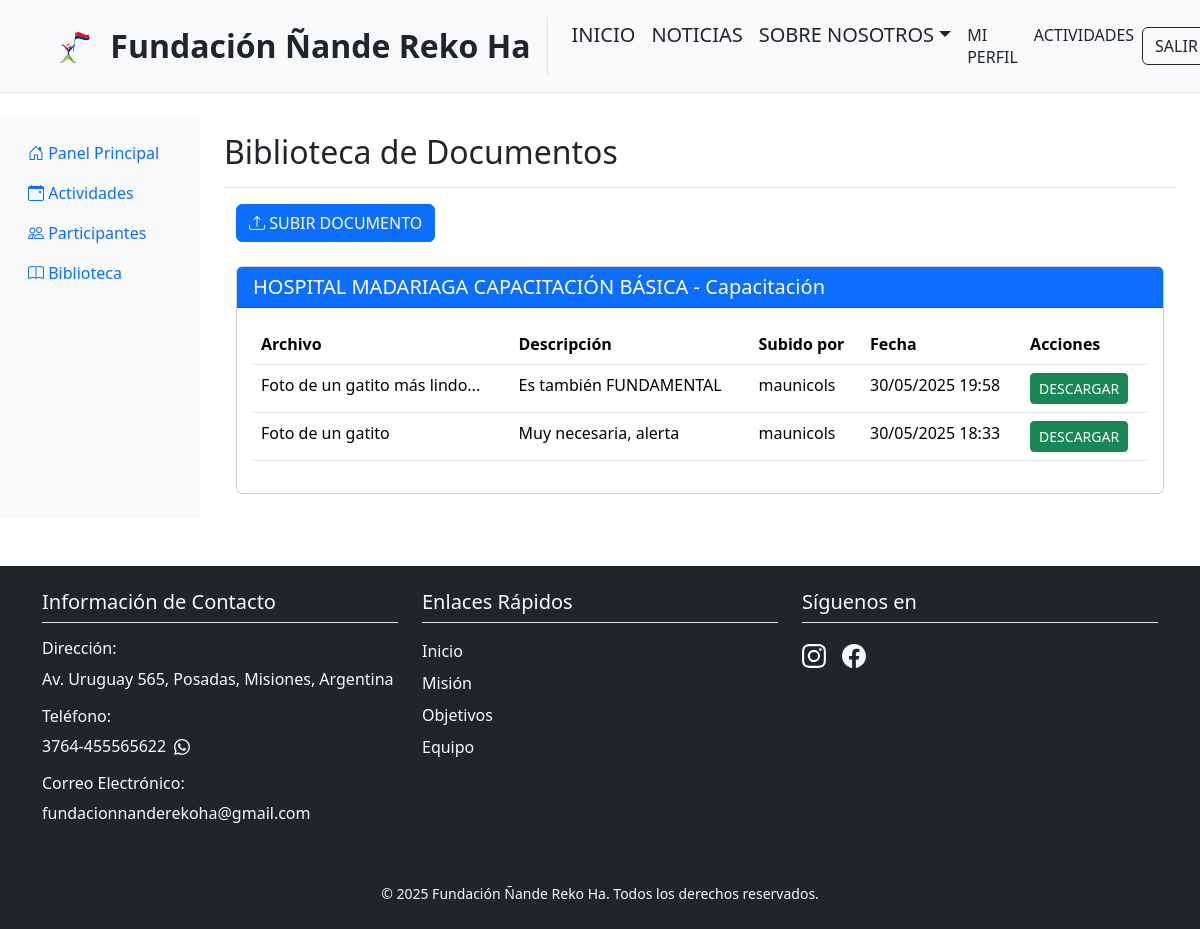
The page /dashboard/library/ (signed in) on the database its author committed.
### dashboard/models.py (models this page shows, shortened)
class Activity(models.Model):
    ACTIVITY_TYPES = [
        ('CAPACITACION', 'Capacitación'),
        ('EVENTO', 'Evento'),
        ('REUNION', 'Reunión'),
        ('TALLER', 'Taller'),
    ]
    STATUS_CHOICES = [
        ('PROGRAMADA', 'Programada'),
        ('EN_CURSO', 'En Curso'),
        ('COMPLETADA', 'Completada'),
        ('CANCELADA', 'Cancelada'),
    ]
    title = models.CharField('Título', max_length=200)
    description = models.TextField('Descripción')
    activity_type = models.CharField('Tipo de Actividad', max_length=20, choices=ACTIVITY_TYPES)
    date = models.DateTimeField('Fecha y Hora')
    location = models.CharField('Ubicación', max_length=200)
    capacity = models.PositiveIntegerField('Capacidad', null=True, blank=True)
    status = models.CharField('Estado', max_length=20, choices=STATUS_CHOICES, default='PROGRAMADA')
    created_at = models.DateTimeField('Fecha de Creación', auto_now_add=True)
    updated_at = models.DateTimeField('Última Actualización', auto_now=True)
    created_by = models.ForeignKey(
        User,
        on_delete=models.SET_NULL,
        null=True,
        related_name='activities_created'
    )
    attendance_managers = models.ManyToManyField(
        User,
        related_name='managed_activities',
        verbose_name='Gestores de Asistencia',
        blank=True
    )
    class Meta:
        verbose_name = 'Actividad'
        verbose_name_plural = 'Actividades'
        ordering = ['-date']
    def __str__(self):
        return f"{self.get_activity_type_display()} - {self.title}"

class ActivityFile(models.Model):
    file = models.FileField(
        'Archivo',
        upload_to='activity_files/%Y/%m/%d/',
        help_text='Subir archivos relacionados con la actividad'
    )
    title = models.CharField('Título', max_length=200)
    description = models.TextField('Descripción', blank=True)
    uploaded_at = models.DateTimeField('Fecha de subida', auto_now_add=True)
    uploaded_by = models.ForeignKey(
        User,
        on_delete=models.SET_NULL,
        null=True,
        related_name='uploaded_files',
        verbose_name='Subido por'
    )
    activity = models.ForeignKey(
        'Activity',
        on_delete=models.CASCADE,
        related_name='files',
        verbose_name='Actividad'
    )
    class Meta:
        verbose_name = 'Archivo de Actividad'
        verbose_name_plural = 'Archivos de Actividades'
        ordering = ['-uploaded_at']

### dashboard/views.py (the view)
# urls.py: path('library/', views.library_view, name='library'),
@login_required
def library_view(request):
    activities = Activity.objects.prefetch_related('files').order_by('-date')
    if request.user.perfiles.is_foundation_member:
        form = DocumentUploadForm()
    else:
        form = None
    return render(request, 'dashboard/library.html', {
        'activities': activities,
        'can_upload': request.user.perfiles.is_foundation_member,
        'form': form,
    })

### users/models.py (called while the page is built)
    @property
    def is_foundation_member(self):
        return self.role in ['ADMIN', 'STAFF']

### dashboard/templates/dashboard/library.html (shortened to what this page needs)
{% extends 'dashboard/base.html' %}
{% load static %}
{% load crispy_forms_tags %}
{% block dashboard_title %}Biblioteca de Documentos{% endblock %}
{% block dashboard_content %}
<div class="container">
    {% if can_upload %}
    <div class="mb-4">
        <button type="button" class="btn btn-primary" data-bs-toggle="modal" data-bs-target="#uploadModal">
            <i class="bi bi-upload"></i> Subir Documento
        </button>
    </div>
    {% endif %}
    {% for activity in activities %}
        {% if activity.files.all %}
            <div class="card mb-4">
                <div class="card-header bg-primary text-white">
                    <h5 class="mb-0">{{ activity.title }} - {{ activity.get_activity_type_display }}</h5>
                </div>
                <div class="card-body">
                    <div class="table-responsive">
                        <table class="table table-hover">
                            <thead>
                                <tr>
                                    <th>Archivo</th>
                                    <th>Descripción</th>
                                    <th>Subido por</th>
                                    <th>Fecha</th>
                                    <th>Acciones</th>
                                </tr>
                            </thead>
                            <tbody>
                                {% for file in activity.files.all %}
                                    <tr>
                                        <td>{{ file.title }}</td>
                                        <td>{{ file.description|truncatewords:30 }}</td>
                                        <td>{{ file.uploaded_by.username }}</td>
                                        <td>{{ file.uploaded_at|date:"d/m/Y H:i" }}</td>
                                        <td>
                                            <a href="{% url 'dashboard:download-document' file.id %}"
                                               class="btn btn-sm btn-success">
                                                 Descargar
                                            </a>
                                        </td>
                                    </tr>
                                {% endfor %}
                            </tbody>
                        </table>
                    </div>
                </div>
            </div>
        {% endif %}
    {% empty %}
        <div class="alert alert-info">
            No hay archivos disponibles en la biblioteca.
        </div>
    {% endfor %}
</div>
{% endblock dashboard_content %}

### rows shown on the page
Activity: title "HOSPITAL MADARIAGA CAPACITACIÓN BÁSICA", activity_type "Capacitación"
ActivityFile: title "Foto de un gatito más lindo...", description "Es también FUNDAMENTAL", uploaded_by.username "maunicols", uploaded_at "30/05/2025 19:58"
ActivityFile: title "Foto de un gatito", description "Muy necesaria, alerta", uploaded_by.username "maunicols", uploaded_at "30/05/2025 18:33"
